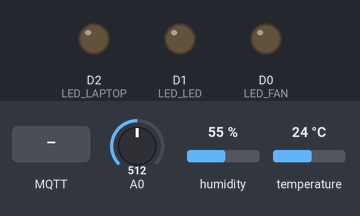
Recording of a sketch running on a simulated ESP8266 (NodeMCU). Shown: output pins drawn as LEDs (lit = HIGH). Inputs (shaded band) come from the test bench; at power-on: A0 = 512, humidity 55 %, temperature 24 °C. WiFi joins after 1.5 s; servers stay silent unless stated; no MQTT or app messages arrive unless stated; what the sketch prints to the serial monitor is not drawn.

Above: at 2.7 s.
2.8 s: MQTT message "all: on" arrives on the first subscribed topic
At 7.8 s:
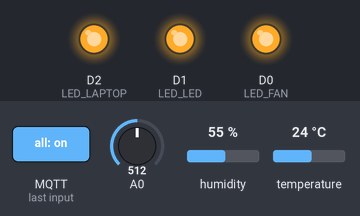
8.1 s: MQTT message "fan: off" arrives on the first subscribed topic
At 12.5 s:
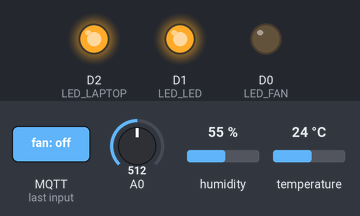
13.1 s: MQTT message "led: off" arrives on the first subscribed topic
At 17.2 s:
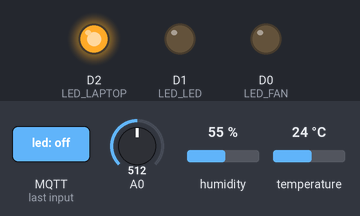
18.1 s: MQTT message "fan: on" arrives on the first subscribed topic
At 22.8 s:
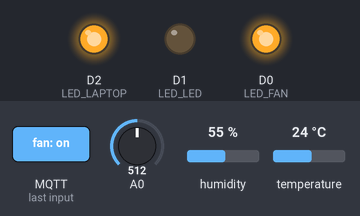
23.1 s: MQTT message "laptop: off" arrives on the first subscribed topic
At 27.8 s:
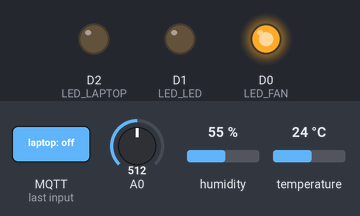
28.2 s: MQTT message "led: on" arrives on the first subscribed topic
At 32.5 s:
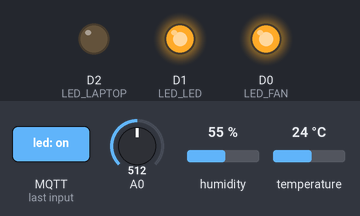
Timing chart, 0 to 34.0 s (numbered marks = the images above; inputs shaded):
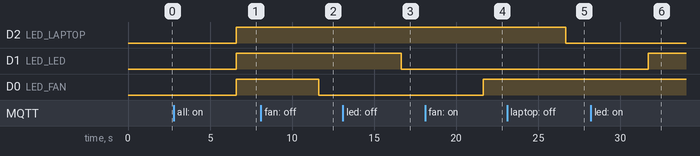

The sketch:

done.ino
```cpp
#include <ESP8266WiFi.h>
#include <PubSubClient.h>
#include <DHT.h>

// Thông tin WiFi
const char* ssid = "TP-Link_5182";         // Thay bằng tên WiFi của bạn
const char* password = "12223626";  // Thay bằng mật khẩu WiFi của bạn

// Thông tin MQTT
const char* mqtt_server = "192.168.0.104";
const char* sensor_topic = "sensor/data";   // Chủ đề gửi dữ liệu cảm biến
const char* control_topic = "led/control"; // Chủ đề điều khiển đèn
const char* mqtt_user = "tatiendat";
const char* mqtt_password = "b21dccn219";

WiFiClient espClient;
PubSubClient client(espClient);

// Cài đặt DHT11
#define DHTPIN D5
#define DHTTYPE DHT11
DHT dht(DHTPIN, DHTTYPE);

// Chân kết nối cho 3 đèn LED
#define LED_FAN D0
#define LED_LED D1
#define LED_LAPTOP D2

void setup() {
  Serial.begin(115200);
  dht.begin();

  // Khởi tạo chân LED
  pinMode(LED_FAN, OUTPUT);
  pinMode(LED_LED, OUTPUT);
  pinMode(LED_LAPTOP, OUTPUT);
  digitalWrite(LED_FAN, LOW);
  digitalWrite(LED_LED, LOW);
  digitalWrite(LED_LAPTOP, LOW);

  // Kết nối WiFi
  setup_wifi();

  // Cài đặt máy khách MQTT
  client.setServer(mqtt_server, 1883);
  client.setCallback(callback);
}

void loop() {
  if (!client.connected()) {
    reconnect();
  }
  client.loop();

  // Đọc dữ liệu từ cảm biến DHT11
  float h = dht.readHumidity();
  float t = dht.readTemperature();

  // Kiểm tra lỗi đọc
  if (isnan(h) || isnan(t)) {
    Serial.println("Failed to read from DHT sensor!");
    return;
  }

  // Đọc dữ liệu từ cảm biến ánh sáng
  int lightValue = analogRead(A0); // Đọc giá trị từ chân A0

  // Tạo chuỗi JSON cho tất cả dữ liệu cảm biến
  String payload = String("{\"temperature\":") + t +
                   ",\"humidity\":" + h +
                   ",\"light\":" + lightValue + "}";

  // Gửi dữ liệu đến broker MQTT qua chủ đề sensor_topic
  client.publish(sensor_topic, payload.c_str());

  // Hiển thị dữ liệu trên Serial Monitor
  Serial.println(payload);

  // Đợi 5 giây trước khi gửi dữ liệu tiếp theo
  delay(5000);
}

void setup_wifi() {
  delay(10);
  Serial.println("Connecting to WiFi...");
  WiFi.begin(ssid, password);

  while (WiFi.status() != WL_CONNECTED) {
    delay(500);
    Serial.print(".");
  }

  Serial.println(" connected");
}

void reconnect() {
  // Loop cho đến khi kết nối lại thành công
  while (!client.connected()) {
    Serial.print("Attempting MQTT connection...");

    // Thử kết nối với thông tin xác thực
    if (client.connect("ESP8266Client", mqtt_user, mqtt_password)) {
      Serial.println("connected");
      // Đăng ký lắng nghe chủ đề điều khiển đèn
      client.subscribe(control_topic);
    } else {
      Serial.print("failed, rc=");
      Serial.print(client.state());
      Serial.println(" try again in 5 seconds");
      delay(2000);
    }
  }
}

// Callback xử lý khi nhận tin nhắn từ broker
void callback(char* topic, byte* message, unsigned int length) {
  // Chuyển đổi thông điệp thành chuỗi
  String msg = "";
  for (int i = 0; i < length; i++) {
    msg += (char)message[i];
  }

  // Kiểm tra nếu tin nhắn đến từ chủ đề điều khiển
  if (String(topic) == control_topic) {
    // Kiểm tra nội dung tin nhắn và điều khiển LED
    if (msg == "fan: on") {
      digitalWrite(LED_FAN, HIGH); // Bật quạt
    } else if (msg == "fan: off") {
      digitalWrite(LED_FAN, LOW);  // Tắt quạt
    } else if (msg == "led: on") {
      digitalWrite(LED_LED, HIGH); // Bật đèn LED
    } else if (msg == "led: off") {
      digitalWrite(LED_LED, LOW);  // Tắt đèn LED
    } else if (msg == "laptop: on") {
      digitalWrite(LED_LAPTOP, HIGH); // Bật laptop
    } else if (msg == "laptop: off") {
      digitalWrite(LED_LAPTOP, LOW);  // Tắt laptop
    } else if (msg == "all: on") {
      // Bật tất cả đèn
      digitalWrite(LED_FAN, HIGH);
      digitalWrite(LED_LED, HIGH);
      digitalWrite(LED_LAPTOP, HIGH);
      Serial.println("All lights turned ON");
    } else if (msg == "all: off") {
      // Tắt tất cả đèn
      digitalWrite(LED_FAN, LOW);
      digitalWrite(LED_LED, LOW);
      digitalWrite(LED_LAPTOP, LOW);
      Serial.println("All lights turned OFF");
    }
  }
}
```

Measured:
- after the input at 2.8 s, D2 (LED_LAPTOP), D1 (LED_LED), D0 (LED_FAN): LOW → HIGH after 3.8 s
- after the input at 8.1 s, D0 (LED_FAN): HIGH → LOW after 3.5 s
- after the input at 13.1 s, D1 (LED_LED): HIGH → LOW after 3.5 s
- after the input at 18.1 s, D0 (LED_FAN): LOW → HIGH after 3.6 s
- after the input at 23.1 s, D2 (LED_LAPTOP): HIGH → LOW after 3.6 s
- after the input at 28.2 s, D1 (LED_LED): LOW → HIGH after 3.5 s
